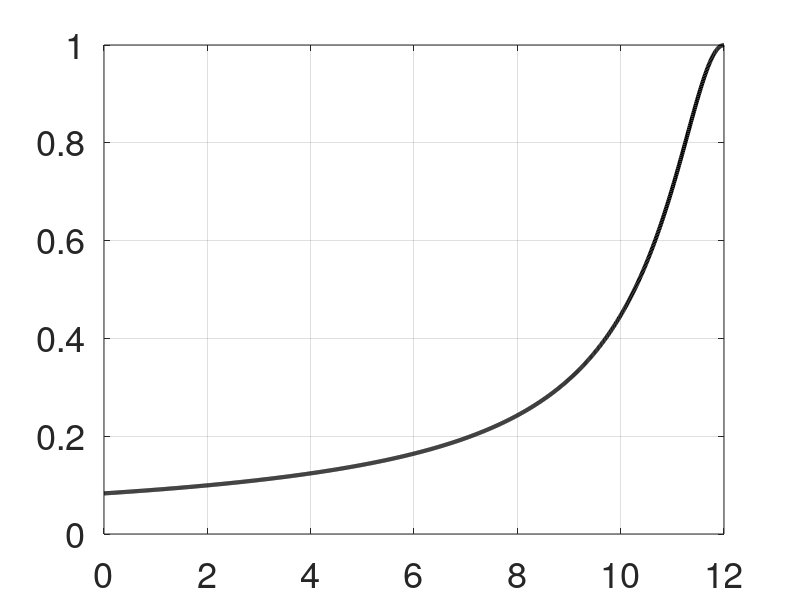
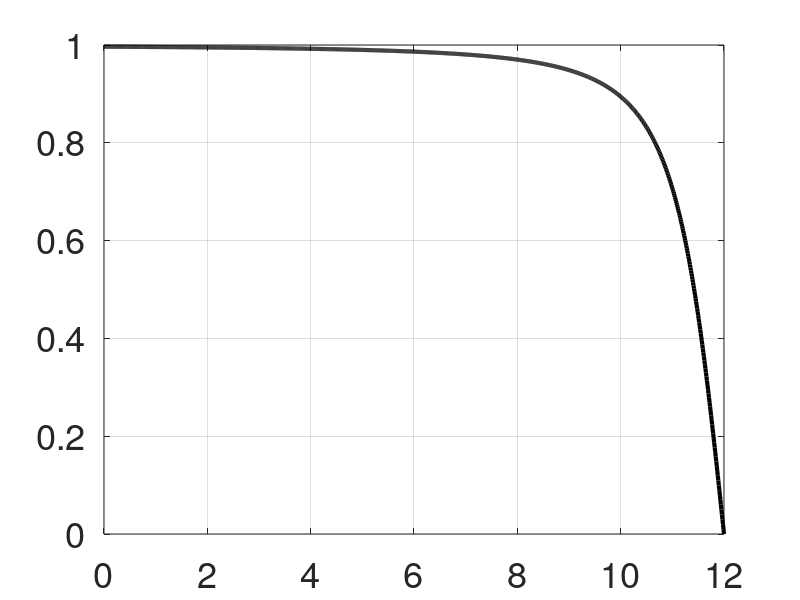

The MATLAB source for these figures, in order: (Note: this script raises an error after producing the figures.)
clear all
close all

bebotFolder = fullfile(pwd, '..', 'BeBOT');
addpath(bebotFolder);


%% Define the following functions
T = 12;
u1 = @(t) 1./(sqrt(1+(T-t).^2));
u2 = @(t) (T-t)./(sqrt(1+(T-t).^2));
% Plot the functions in [0,T]
t = 0:0.01:T;
figure(1)
plot(t,u1(t),'LineWidth',3,'Color','k'); hold on
set(gca,'fontsize', 26);
grid on
figure(2)
plot(t,u2(t),'Linewidth',3,'Color','k'); hold on
grid on
set(gca,'fontsize', 26);


% Their integrals are
intu1 = asinh(T);
intu2 = sqrt(T^2+1)-1;

%% Numerical Integration
% Compute weights
N = 70;
[tnodes, w, D] = BeBOT(N,T);
% Evaluate function at the nodes
u1_N = u1(tnodes);
figure(1) 
plot(tnodes,u1_N,'o','LineWidth',3,'Color','k'); hold on
u2_N = u2(tnodes);
figure(2) 
plot(tnodes,u2_N,'o','LineWidth',3,'Color','k'); hold on

int_u1 = u1_N*w;
int_u2 = u2_N*w;

err1 = int_u1 - intu1
err2 = int_u2 - intu2



